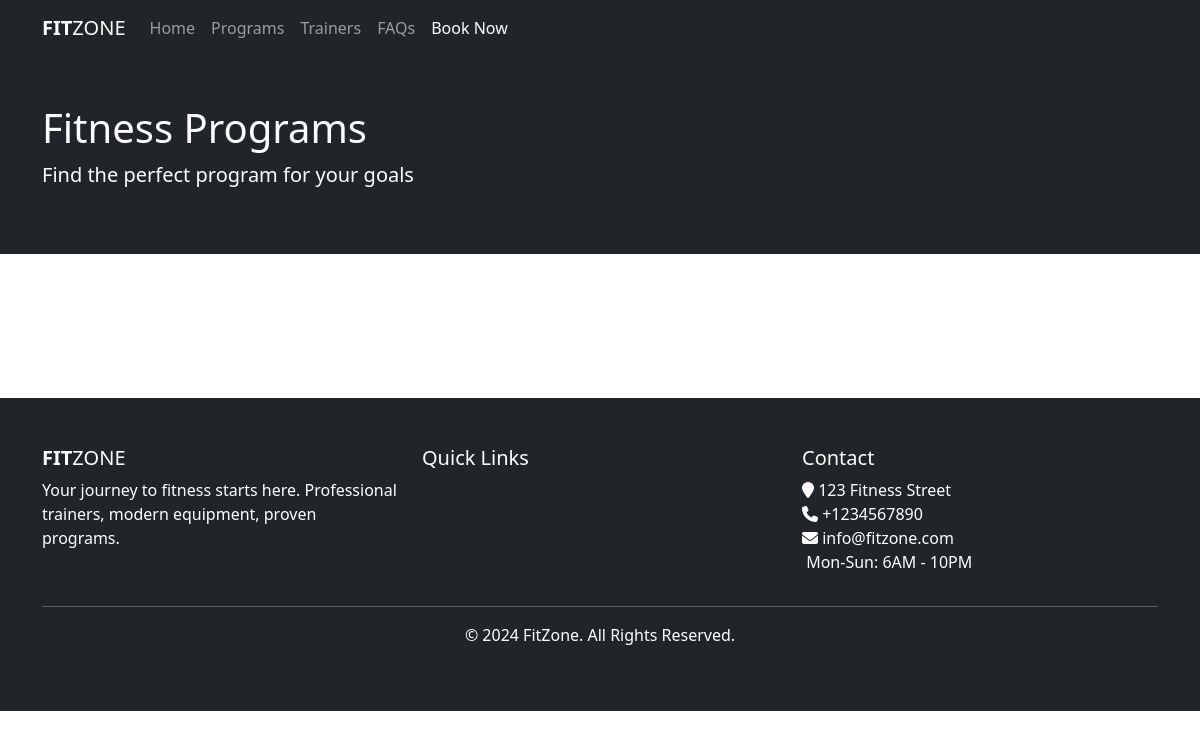
The page /programs/ on the database as committed earlier.
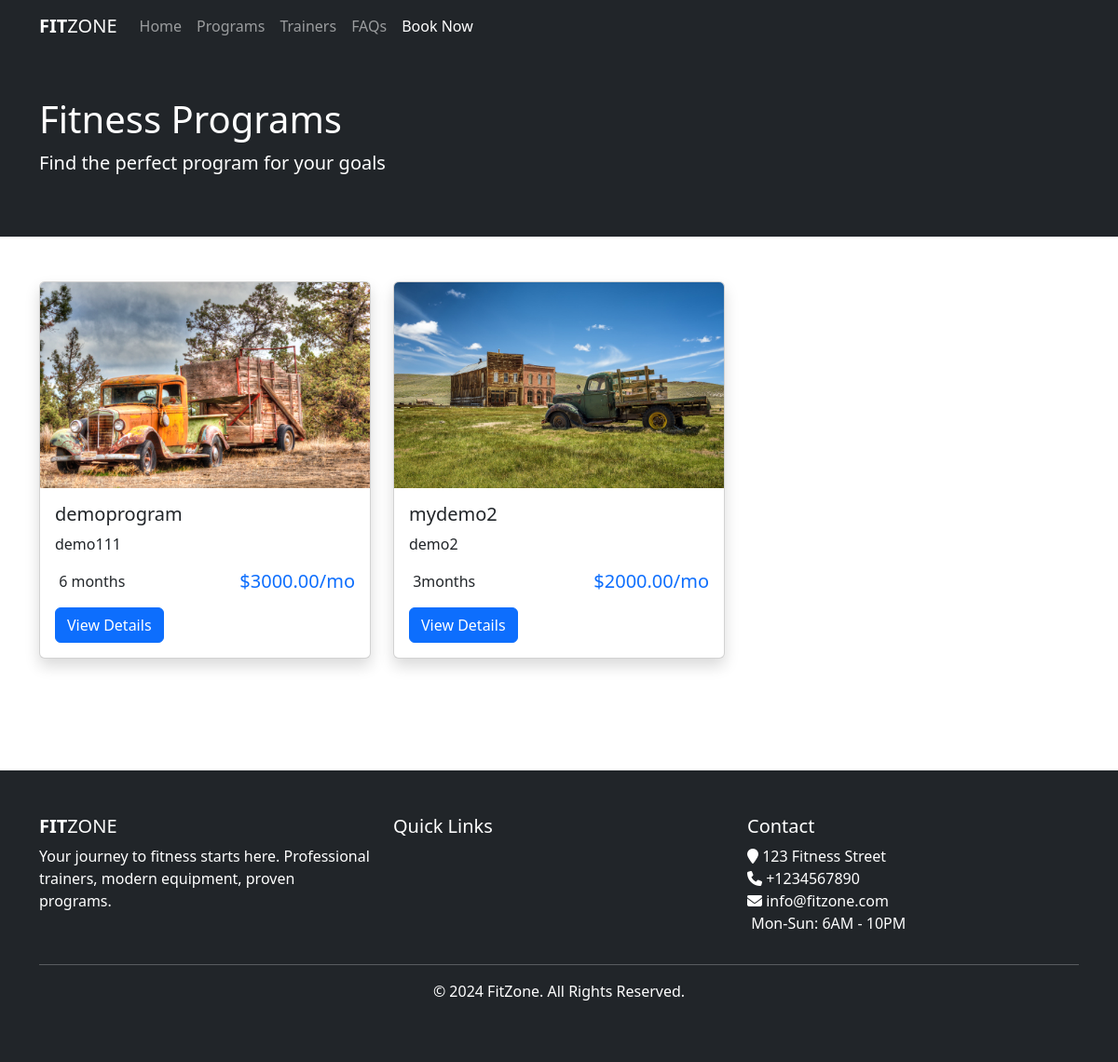
The same page on the database as committed later.
### gym/models.py (models this page shows, shortened)
class Program(models.Model):
    title = models.CharField(max_length=120)
    description = models.TextField()
    features = models.ManyToManyField('Feature',blank=True)
    thumbnail = models.ImageField(upload_to='programs/')
    cover = models.ImageField(upload_to='programs/')
    image1 = models.ImageField(upload_to='programs/', blank = True , null = True)
    image2 = models.ImageField(upload_to='programs/', blank = True , null = True)
    duration = models.CharField(max_length=50, help_text="e.g., 3 months, 6 weeks")
    price = models.DecimalField(max_digits=8, decimal_places=2, null = True,blank = True)

### gym/views.py (the view)
# urls.py: path('programs/',views.ProgramListView.as_view(),name='programs'),
class ProgramListView(ListView):
    template_name = 'gym/programs.html'
    queryset = Program.objects.all()
    context_object_name="programs_list"

### templates/gym/programs.html (shortened to what this page needs)
{% extends 'base.html' %}
{% block maincontent %}
<div class="inner-banner bg-dark text-white py-5">
    <div class="container">
        <h1>Fitness Programs</h1>
        <p class="lead">Find the perfect program for your goals</p>
    </div>
</div>
<div class="main-content py-5">
    <div class="container">
        <div class="row">
            {% for program in object_list %}
            <div class="col-md-4 mb-4">
                <div class="card h-100 shadow">
                    <img src="{{ program.thumbnail.url }}" class="card-img-top" alt="{{ program.title }}">
                    <div class="card-body">
                        <h5 class="card-title">{{ program.title }}</h5>
                        <p class="card-text">{{ program.description|truncatewords:25 }}</p>
                        <div class="d-flex justify-content-between align-items-center mb-3">
                            <span> {{ program.duration }}</span>
                            {% if program.price %}
                            <span class="h5 text-primary mb-0">${{ program.price }}/mo</span>
                            {% endif %}
                        </div>
                        <a href="{% url 'gym:program_details' program.id %}" class="btn btn-primary btn-block">View Details</a>
                    </div>
                </div>
            </div>
            {% endfor %}
        </div>
    </div>
</div>
{% endblock %}

### templates/base.html (shortened to what this page needs)
{% load static %}
<!DOCTYPE html>
<html lang="en">
<head>
    {% include 'partials/_css.html' %}
</head>
<body>
    <div class="wrapper">
        {% include "partials/_header.html" %}
        {% block maincontent %}
        {% endblock %}
        {% include "partials/_footer.html" %}
    </div>
</body>
</html>

### templates/partials/_css.html (shortened to what this page needs)
{% load static %}
<link href="https://cdn.jsdelivr.net/npm/bootstrap@5.3.3/dist/css/bootstrap.min.css" rel="stylesheet">
<link rel="stylesheet" href="https://cdnjs.cloudflare.com/ajax/libs/font-awesome/6.4.0/css/all.min.css">

### templates/partials/_header.html (shortened to what this page needs)
<header>
    <nav class="navbar navbar-expand-lg navbar-dark bg-dark">
        <div class="container">
            <a class="navbar-brand" href="">
                <strong>FIT</strong>ZONE
            </a>
            <div class="collapse navbar-collapse" id="navbarNav">
                <ul class="navbar-nav ml-auto">
                    <li class="nav-item"><a class="nav-link" href="{% url 'gym:index' %}">Home</a></li>
                    <li class="nav-item"><a class="nav-link" href="{% url 'gym:programs' %}">Programs</a></li>
                    <li class="nav-item"><a class="nav-link" href="{% url 'gym:trainers' %}">Trainers</a></li>
                    <li class="nav-item"><a class="nav-link" href="{% url 'gym:faqs' %}">FAQs</a></li>
                    <li class="nav-item">
                        <a class="nav-link btn btn-primary text-white" href="{% url 'Booking:booking' %}">Book Now</a>
                    </li>
                </ul>
            </div>
        </div>
    </nav>
</header>

### templates/partials/_footer.html (shortened to what this page needs)
<footer class="bg-dark text-white py-5 mt-5">
    <div class="container">
        <div class="row">
            <div class="col-md-4">
                <h5><strong>FIT</strong>ZONE</h5>
                <p>Your journey to fitness starts here. Professional trainers, modern equipment, proven programs.</p>
            </div>
            <div class="col-md-4">
                <h5>Quick Links</h5>
            </div>
            <div class="col-md-4">
                <h5>Contact</h5>
                <p>
                    <i class="fa fa-map-marker"></i> 123 Fitness Street<br>
                    <i class="fa fa-phone"></i> +1234567890<br>
                    <i class="fa fa-envelope"></i> info@fitzone.com<br>
                     Mon-Sun: 6AM - 10PM
                </p>
            </div>
        </div>
        <hr class="bg-light">
        <div class="text-center">
            <p>&copy; 2024 FitZone. All Rights Reserved.</p>
        </div>
    </div>
</footer>

Rows that differ between the two databases and show on the page:
added Program: thumbnail (picture), title "demoprogram", description "demo111", duration "6 months", price "3000.00"
added Program: thumbnail (picture), title "mydemo2", description "demo2", duration "3months", price "2000.00"
